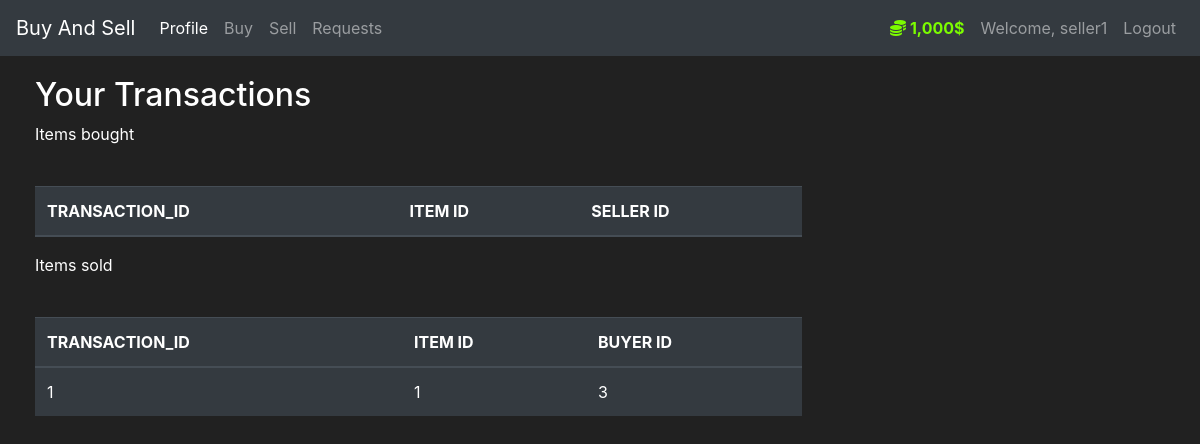
The app's page /profile (signed in) with its own data.
### market/models.py (models this page shows, shortened)
class User(db.Model, UserMixin):
    id = db.Column(db.Integer(), primary_key=True)
    username = db.Column(db.String(length=30), nullable=False, unique=True)
    email_address = db.Column(db.String(length=50), nullable=False, unique=True)
    password_hash = db.Column(db.String(length=60), nullable=False)
    budget = db.Column(db.Integer(), nullable=False, default=1000)
    items = db.relationship('Item', backref='owned_user', lazy=True)
    @property
    def prettier_budget(self):
        if len(str(self.budget)) >= 4:
            return f'{str(self.budget)[:-3]},{str(self.budget)[-3:]}$'
        else:
            return f"{self.budget}$"
    @property
    def password(self):
        return self.password

class Transaction(db.Model):
    id = db.Column(db.Integer(), primary_key=True)
    item_id = db.Column(db.Integer(), db.ForeignKey('item.id'))
    buyer_id = db.Column(db.Integer(), db.ForeignKey('user.id'))
    seller_id = db.Column(db.Integer(), db.ForeignKey('user.id'))

### market/routes.py (the view)
@app.route('/profile',methods=['GET', 'POST'])
def profile_page():
    bought_items = Transaction.query.filter(Transaction.buyer_id==current_user.id)
    sold_items = Transaction.query.filter(Transaction.seller_id==current_user.id)
    return render_template('profile.html', bought_items=bought_items,sold_items=sold_items)

### market/models.py (called while the page is built)
@login_manager.user_loader
def load_user(user_id):
    return User.query.get(int(user_id))

### market/templates/profile.html (shortened to what this page needs)
{% extends 'base.html' %}
{% block content %}
<div class="row" style="margin-top:20px; margin-left:20px">
   <div class="col-8">
       <h2>Your Transactions</h2>
       <p>Items bought</p>
       <br>
      <table class="table table-hover table-dark">
         <thead>
            <tr>
               <th scope="col">TRANSACTION_ID</th>
               <th scope="col">ITEM ID</th>
               <th scope="col">SELLER ID</th>
            </tr>
         </thead>
      </table>
       <p>Items sold</p>
       <br>
      <table class="table table-hover table-dark">
         <thead>
            <tr>
               <th scope="col">TRANSACTION_ID</th>
               <th scope="col">ITEM ID</th>
               <th scope="col">BUYER ID</th>
            </tr>
         </thead>
         <tbody>
            {% for item in sold_items %}
            <tr>
               <td>{{ item.id }}</td>
               <td>{{ item.item_id }}</td>
               <td>{{ item.buyer_id }}</td>
            </tr>
            {% endfor %}
         </tbody>
      </table>
   </div>
{% endblock %}

### market/templates/base.html (shortened to what this page needs)
<!doctype html>
<html lang="en">
   <head>
      <link rel="stylesheet" href="https://cdn.jsdelivr.net/npm/bootstrap@4.5.3/dist/css/bootstrap.min.css">
   </head>
   <body>
    <nav class="navbar navbar-expand-md navbar-dark bg-dark">
      <a class="navbar-brand" href="#">Buy And Sell<span class="sr-only">(current)</span></a>
      <div class="collapse navbar-collapse" id="navbarNav">
        {% if current_user.is_authenticated %}
        <ul class="navbar-nav mr-auto">
            <li class="nav-item active">
                <a class="nav-link" href="{{ url_for('profile_page') }}">Profile</a>
            </li>
            <li class="nav-item">
                <a class="nav-link" href="{{ url_for('market_page') }}">Buy</a>
            </li>
            <li class="nav-item">
                <a class="nav-link" href="{{ url_for('sell_page') }}">Sell</a>
            </li>
            <li class="nav-item">
                <a class="nav-link" href="{{ url_for('requests_page') }}">Requests</a>
            </li>
        </ul>
            <ul class="navbar-nav">
                <li class="nav-item">
                    <a class="nav-link" style="color: lawngreen; font-weight: bold">
                        <i class="fas fa-coins"></i>
                        {{ current_user.prettier_budget }}
                    </a>
                </li>
                <li class="nav-item">
                    <a class="nav-link">Welcome, {{ current_user.username }}</a>
                </li>
                <li class="nav-item">
                    <a class="nav-link" href="{{ url_for('logout_page') }}">Logout</a>
                </li>
            </ul>
          {% endif %}
      </div>
    </nav>
      {% block content %}
      {% endblock %}
   </body>
</html>

### market/templates/base.html (style rules this page uses)
body { background-color: #212121; color: white }

### records on screen
User: prettier_budget "1,000$", username "seller1"
Transaction: id "1", item_id "1", buyer_id "3"
